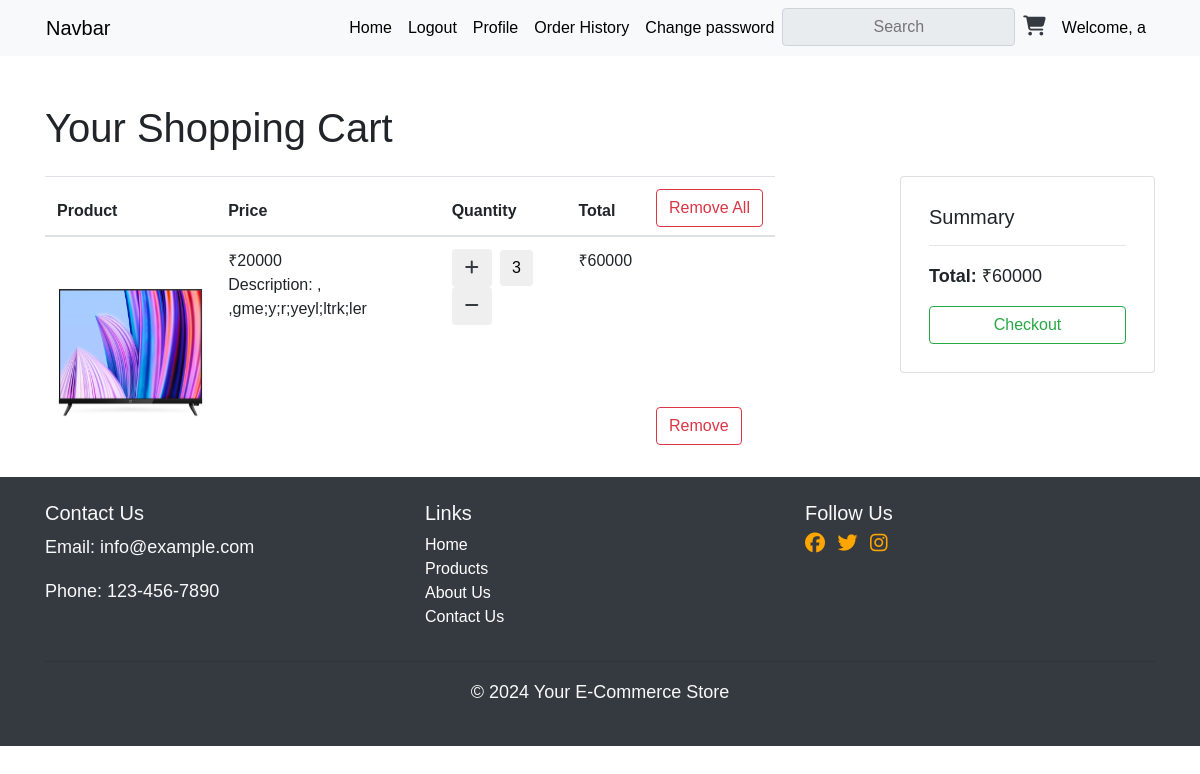
Page /cart/ (signed in) on the committed database.
### app1/models.py (models this page shows, shortened)
class register(models.Model):
    name = models.CharField(max_length=100)
    email =models.EmailField()
    Mobilenumber = models.CharField(max_length =10)
    password = models.CharField(max_length=50)
    Address = models.TextField()

class product(models.Model):
    name = models.CharField(max_length = 200)
    image = models.ImageField(upload_to='proimg')
    qty = models.IntegerField()
    discription = models.TextField()
    price = models.CharField(max_length = 5)
    category = models.ForeignKey(catgo,on_delete = models.CASCADE)
    vendorid = models.CharField(max_length=20,default= ' ')

class cart(models.Model):
    userid = models.CharField(max_length = 5)
    productid =models.CharField(max_length = 5)
    quantity = models.IntegerField()
    orderid = models.CharField(max_length =  5)
    totalprice = models.CharField(max_length = 5,default = ' ')

### app1/views.py (the view)
# urls.py: path('cart/',cartdata, name = 'cart'),
def cartdata(request):
    if 'email' in request.session:
        a = register.objects.get(email =request.session['email'])
        b = cart.objects.filter(userid = request.session['userid'], orderid = "0" )
        prolist = []
        total = 0
        if b:
            request.session['cartdata'] = True
            for i in b:
                total += int(i.totalprice)
                pro = product.objects.get(id = i.productid )
                prodict = {'id': i.productid, 'proimage': pro.image,'proprice': pro.price,'prodis': pro.discription,'qty':i.quantity,'total': i.totalprice}
                prolist.append(prodict)
                if 'stock' in request.session:
                    del request.session['stock']
                    return render(request,'cart.html',{'session' : a,'prolist': prolist,'grandtotal': total,
                    'stock':"khatam tata bye bye" })
                else:
                    return render(request,'cart.html',{'session' : a,'prolist': prolist,'grandtotal': total,'cartdata': request.session['cartdata']})
        else:
            return render(request,'cart.html',{'session' : a,'prolist': prolist,'grandtotal': total})
    else:
        return redirect('login')

### app1/templates/cart.html (shortened to what this page needs)
{% extends "nav.html" %}
{% load static %}
{% block abc %}
<!DOCTYPE html>
<html lang="en">
  <head>
    <link
      rel="stylesheet"
      45
      href="https://maxcdn.bootstrapcdn.com/bootstrap/4.0.0/css/bootstrap.min.css"
    />
    <link
      rel="stylesheet"
      href="https://cdnjs.cloudflare.com/ajax/libs/font-awesome/6.4.2/css/all.min.css"
    />
    <link rel="stylesheet" href={% static "CSS/ecom.css" %} />
  </head>
  <body>
    <div class="container mt-5">
      <h1 class="mb-4">Your Shopping Cart</h1>
      <div class="row">
        <div class="col-md-8">
          <table class="table">
            <thead>
              <tr>
                <th>Product</th>
                <th>Price</th>
                <th>Quantity</th>
                <th>Total</th>
                <th class="align-bottom pb-2">
              {% if cartdata %}
              <a href="{% url "removeall" %}">
                <button class="btn btn-outline-danger">Remove All</button>
              </a>
              {% endif %}
                </th>
              </tr>
            </thead>
            <tbody>
              {% for i in prolist %}
              <tr class="align-content-center">
                <td>
                  <img src={{i.proimage.url}} alt="" height="200px" width="200px" />
                </td>
                <td>₹{{i.proprice}} <br>
                  Description: {{i.prodis}}
                </td>
                <td>
                  <a href={% url "add" i.id %} ><button class="increase items-count btn mr-1" type="button">
                    <i class="fa fa-plus text-dark"></i></button></a>
                  <button class="border-0 btn">{{i.qty}}</button>
                  <a href={% url "minus" i.id%}><button class="decrease items-count btn" type="button">
                    <i class="fa fa-minus text-dark"></i>
                  </button></a>
                </td>
                <td>₹{{i.total}}</td>
                <td class="align-bottom pb-3">
                  {% if cartdata %}
                  <a href="{% url "remove" i.id %}">
                    <button class="btn btn-outline-danger">Remove</button>
                  </a>
                  {% endif %}
                </td>
              </tr>
              {% endfor %}
            </tbody>
          </table>
        </div>
        <div class="col-md-3 ml-auto mt-0 pt-0">
          <div class="card p-2">
            <div class="card-body">
              <h5 class="card-title">Summary</h5>
              <hr />
              <p><strong>Total: </strong>₹{{grandtotal}}</p>
              <a href={% url "checkout" %}>
              <button class="btn btn-outline-success btn-block">
                Checkout
              </button>
            </div>
          </div>
        </div>
      </div>
    </div>
    <footer class="bg-dark text-light py-4">
      <div class="container">
        <div class="row">
          <div class="col-md-4">
            <h5>Contact Us</h5>
            <p>Email: info@example.com</p>
            <p>Phone: 123-456-7890</p>
          </div>
          <div class="col-md-4">
            <h5>Links</h5>
            <ul class="list-unstyled">
              <li><a href="#">Home</a></li>
              <li><a href="#">Products</a></li>
              <li><a href="#">About Us</a></li>
              <li><a href="#">Contact Us</a></li>
            </ul>
          </div>
          <div class="col-md-4">
            <h5>Follow Us</h5>
            <ul class="list-inline">
              <li class="list-inline-item">
                <a href="#"><i class="fab fa-facebook"></i></a>
              </li>
              <li class="list-inline-item">
                <a href="#"><i class="fab fa-twitter"></i></a>
              </li>
              <li class="list-inline-item">
                <a href="#"><i class="fab fa-instagram"></i></a>
              </li>
            </ul>
          </div>
        </div>
        <hr />
        <div class="row">
          <div class="col text-center">
            <p>&copy; 2024 Your E-Commerce Store</p>
          </div>
        </div>
      </div>
    </footer>
  </body>
</html>
{% endblock abc %}

### app1/templates/nav.html (shortened to what this page needs)
<!DOCTYPE html>
<html lang="en">
    <head>
        <link
          rel="stylesheet"
          href="https://cdn.jsdelivr.net/npm/bootstrap@4.0.0/dist/css/bootstrap.min.css"
        />
        <link
          rel="stylesheet"
          href="https://cdnjs.cloudflare.com/ajax/libs/font-awesome/6.4.2/css/all.min.css"
        />
        <link rel="stylesheet" href="Style.css" />
      </head>
<body>
        <header class="container-fluid navbar-light bg-light">
            <nav class="navbar container navbar-expand-lg navbar-light bg-light">
              <a class="navbar-brand" href="index.html">Navbar</a>
              <div class="collapse navbar-collapse" id="navbarSupportedContent">
                <ul class="navbar-nav ml-auto">
                  <li class="nav-item">
                    <a class="nav-link" href= {% url "index" %}>Home</a>
                  </li>
                  {% if session %}
                  <li class="nav-item">
                    <a class="nav-link" href={% url "logout" %}>Logout</a>
                  </li>
                  <li class="nav-item">
                    <a class="nav-link" href={% url "profile" %}>Profile</a>
                  </li>
                  <li class="nav-item">
                    <a class="nav-link" href={% url "orderhistory" %}>Order History</a>
                  </li>
                  <li class="nav-item">
                    <a class="nav-link" href= {% url "pass" %}>Change password</a>
                  </li>
                  {% else %}
                  <li class="nav-item">
                    <a class="nav-link" href={% url "login" %} >Login</a>
                  {% endif %}
                  <li class="nav-item">
                    <input
                      class="input-group-text"
                      type="text"
                      placeholder="Search"
                    />
                  </li>
                  <li class="nav-item">
                    <a class="nav-link" href={% url "cart" %}
                      ><i class="fa fa-cart-shopping text-dark" aria-hidden="true"></i
                    ></a>
                  </li>
                  {% if session %}
                  <li class="nav-item">
                    <a class="nav-link" href="index.html">Welcome, {{session.name}}</a>
                  </li>
                  {% endif %}
                </ul>
              </div>
            </nav>
          </header>
          {% block abc %}
          {% endblock  %}
</body>
</html>

### app1/static/CSS/Style.css (style rules this page uses)
html { scroll-behavior: smooth; }
:root { --primary-color: #FE79A2; --secondary-color: #1545CB; --font-color: #666; --bg-color: #fff; --heading-color: #3f3a64; --border-radius: 8px; --border-radius-full: 35px; --border-color: transparent; --border-color-light: #eee; --bg-grey: #f7f7f7; --bg-lightgrey: #f8f9fa; }
body, html { margin: 0; padding: 0; color: #585858; }
* { box-sizing: border-box; font-family: 'Nunito', sans-serif; }
button, input, select { outline: none; }
button, .btn, select { cursor: pointer; }
a { text-decoration: none; }
h1, h2, h3, h4, h5, h6, p, ul, ol { margin: 0; padding: 0; }
p { font-size: 18px; line-height: 28px; }
body { background: #f1f1f1; margin: 0; padding: 0; }
img { max-width: 100%; }
.text-center { text-align: center; }

### app1/static/CSS/ecom.css (style rules this page uses)
* { margin: 0; padding: 0; }
a { text-decoration: none !important; list-style: none; }
i { color: orange; }
.nav-link, .navbar-brand { color: black !important; }
li > a { color: #fff; }
a > i { font-size: 20px; }

### rows in the picture
register: name "a"
product: proprice "20000", prodis ", ,gme;y;r;yeyl;ltrk;ler"
cart: total "60000"

### other values in the picture
{{ i.qty }} "3"
{{ grandtotal }} "60000"
